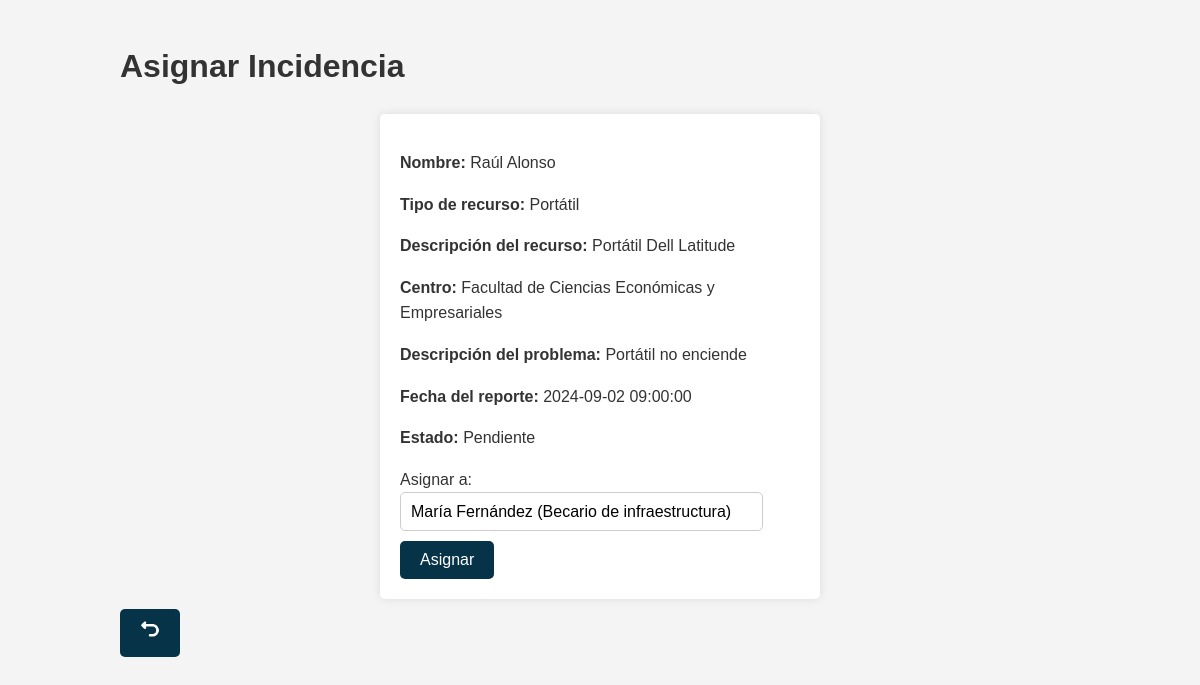
Page /Controllers/Incidencias_Controller.php?action=assign_incidencia&ID_Incidencia=1 (signed in) on the committed database.
### tables this page shows
CREATE TABLE Incidencia (
    ID_Incidencia INT AUTO_INCREMENT PRIMARY KEY,
    ID_Usuario INT NOT NULL,
    ID_Recurso INT NOT NULL,
    Descripcion_Problema TEXT NOT NULL,
    Fecha_Reporte DATETIME NOT NULL,
    Estado ENUM('Pendiente', 'Resuelta') NOT NULL,
    Asignada BOOLEAN NOT NULL DEFAULT FALSE,
    FOREIGN KEY (ID_Usuario) REFERENCES Usuario(ID_Usuario) ON DELETE CASCADE,
    FOREIGN KEY (ID_Recurso) REFERENCES Recurso(ID_Recurso) ON DELETE CASCADE
);

CREATE TABLE Usuario (
    ID_Usuario INT AUTO_INCREMENT PRIMARY KEY,
    DNI VARCHAR(9) NOT NULL UNIQUE,
    Nombre VARCHAR(50) NOT NULL,
    Apellidos VARCHAR(50) NOT NULL,
    NIU VARCHAR(50) NOT NULL UNIQUE,
    Email VARCHAR(100) NOT NULL,
    Rol ENUM('Estudiante', 'Docente', 'Becario de infraestructura', 'Personal de conserjeria', 'Admin') NOT NULL,
    Contrasena VARCHAR(100) NOT NULL
);

CREATE TABLE Recurso (
    ID_Recurso INT AUTO_INCREMENT PRIMARY KEY,
    Tipo VARCHAR(50) NOT NULL,
    Descripcion TEXT NOT NULL,
    Disponibilidad ENUM('Disponible', 'No disponible') NOT NULL,
    ID_Centro INT NOT NULL,
    FOREIGN KEY (ID_Centro) REFERENCES Centro(ID_Centro)
);

CREATE TABLE Centro (
    ID_Centro INT AUTO_INCREMENT PRIMARY KEY,
    Nombre VARCHAR(50) NOT NULL,
    Direccion VARCHAR(100) NOT NULL,
    Telefono VARCHAR(15) NOT NULL,
    Email VARCHAR(100) NOT NULL
);

### models/Incidencias_Model.php (called while the page is built, shortened)
<?php
class Incidencias_Model {
    private $ID_Incidencia;
    public function __construct($ID_Incidencia, $ID_Usuario, $ID_Recurso, $Descripcion_Problema, $Fecha_Reporte, $Estado) {
        $this->ID_Incidencia = $ID_Incidencia;
        include_once 'Access_DB.php';
        $this->mysqli = ConnectDB();
    }
    function getIncidenciaById() {
        $sql = "SELECT
                    Incidencia.ID_Incidencia,
                    Incidencia.Descripcion_Problema,
                    Incidencia.Fecha_Reporte,
                    Incidencia.Estado,
                    Usuario.Nombre AS Nombre_Usuario,
                    Usuario.Apellidos AS Apellidos_Usuario,
                    Recurso.Tipo AS Tipo_Recurso,
                    Recurso.Descripcion AS Descripcion_Recurso,
                    Centro.ID_Centro AS ID_Centro,  -- Aseguramos obtener el ID_Centro aquí
                    Centro.Nombre AS Nombre_Centro,
                    IncAsig.ID_Usuario AS ID_Usuario_Asignado,
                    UsuarioAsignado.Nombre AS Nombre_Usuario_Asignado,
                    UsuarioAsignado.Apellidos AS Apellidos_Usuario_Asignado,
                    IncAsig.Fecha_Asignacion
                FROM
                    Incidencia
                JOIN
                    Usuario ON Incidencia.ID_Usuario = Usuario.ID_Usuario
                JOIN
                    Recurso ON Incidencia.ID_Recurso = Recurso.ID_Recurso
                JOIN
                    Centro ON Recurso.ID_Centro = Centro.ID_Centro
                LEFT JOIN
                    Incidencia_Asignacion IncAsig ON Incidencia.ID_Incidencia = IncAsig.ID_Incidencia
                LEFT JOIN
                    Usuario UsuarioAsignado ON IncAsig.ID_Usuario = UsuarioAsignado.ID_Usuario
                WHERE
                    Incidencia.ID_Incidencia = ?";
        $stmt = $this->mysqli->prepare($sql);
        $stmt->bind_param('i', $this->ID_Incidencia);
        $stmt->execute();
        $result = $stmt->get_result();
        if ($result->num_rows > 0) {
            return $result->fetch_assoc();
        } else {
            return null;
        }
    }
    public function getBecariosYConserjesDelCentro($ID_Centro) {
        $sql = "
                SELECT
                    ID_Centro, Usuario.ID_Usuario, Usuario.Nombre, Usuario.Apellidos, Usuario.Rol
                FROM
                    Usuario
                JOIN
                    Centro_Becario ON Usuario.ID_Usuario = Centro_Becario.ID_Usuario
                WHERE ID_Centro = ?
                UNION
                SELECT
                    ID_Centro, Usuario.ID_Usuario, Usuario.Nombre, Usuario.Apellidos, Usuario.Rol
                FROM
                    Usuario
                JOIN
                    Centro_Conserje ON Usuario.ID_Usuario = Centro_Conserje.ID_Usuario
                WHERE ID_Centro = ?
            ";
        $stmt = $this->mysqli->prepare($sql);
        $stmt->bind_param('ii', $ID_Centro, $ID_Centro);
        $stmt->execute();
        $result = $stmt->get_result();
        return $result->fetch_all(MYSQLI_ASSOC);
    }
}
?>

### models/Access_DB.php (called while the page is built, shortened)
<?php
function ConnectDB() {
    $mysqli = new mysqli("localhost", "root", "", "uvigores");
    return $mysqli;
}
?>

### views/Incidencia_Asignar_View.php (the view, shortened to what this page needs)
<?php
class Incidencia_Asignar_View {
    function __construct($incidencia, $usuarios) {
        $this->incidencia = $incidencia;
        $this->usuarios = $usuarios;
        $this->render();
    }
    function render() {
        include '../Locales/Strings_SPANISH.php';
        ?>
        <!DOCTYPE html>
        <html lang="es">
        <head>
            <link rel="stylesheet" href="../css/styles.css">
        </head>
        <body>
            <div class="container">
                <h1><?php echo $strings['Asignar Incidencia']; ?></h1>
                <form action="Incidencias_Controller.php?action=assign" method="POST">
                    <p><strong><?php echo $strings['Nombre']; ?>:</strong> <?php echo $this->incidencia['Nombre_Usuario'] . ' ' . $this->incidencia['Apellidos_Usuario']; ?></p>
                    <p><strong><?php echo $strings['Tipo de recurso']; ?>:</strong> <?php echo $this->incidencia['Tipo_Recurso']; ?></p>
                    <p><strong><?php echo $strings['Descripción del recurso']; ?>:</strong> <?php echo $this->incidencia['Descripcion_Recurso']; ?></p>
                    <p><strong><?php echo $strings['Centro']; ?>:</strong> <?php echo $this->incidencia['Nombre_Centro']; ?></p>
                    <p><strong><?php echo $strings['Descripción del problema']; ?>:</strong> <?php echo $this->incidencia['Descripcion_Problema']; ?></p>
                    <p><strong><?php echo $strings['Fecha del reporte']; ?>:</strong> <?php echo $this->incidencia['Fecha_Reporte']; ?></p>
                    <p><strong><?php echo $strings['Estado']; ?>:</strong> <?php echo $this->incidencia['Estado']; ?></p>
                    <label for="ID_Usuario"><?php echo $strings['Asignar a']; ?>:</label>
                    <select name="ID_Usuario" id="Rol" required>
                        <?php foreach ($this->usuarios as $usuario) : ?>
                            <option value="<?php echo $usuario['ID_Usuario']; ?>">
                                <?php echo $usuario['Nombre'] . ' ' . $usuario['Apellidos'] . ' (' . $usuario['Rol'] . ')'; ?>
                            </option>
                        <?php endforeach; ?>
                    </select>
                    <input type="submit" class="button" value="<?php echo $strings['Asignar']; ?>">
                </form>
                <a class="button" href="Incidencias_Controller.php?action=list_all_incidencias" title="<?php echo $strings['Volver']; ?>">
                    <img src="../views/img/turn-back.png" alt="<?php echo $strings['Volver']; ?>" style="width: 20px; height: 20px;">
                </a>
            </div>
        </body>
        </html>
        <?php
    }
}
?>

### css/styles.css (style rules this page uses)
body { font-family: 'Arial', sans-serif; background-color: #f4f4f4; color: #333; margin: 0; padding: 0; line-height: 1.6; }
.container { width: 80%; margin: 0 auto; padding: 20px; }
a { color: #0056b3; text-decoration: none; font-weight: bold; }
button, .button { background-color: #073349; color: white; padding: 10px 20px; border: none; cursor: pointer; text-align: center; border-radius: 5px; font-size: 16px; margin: 5px 0; display: inline-block; }
form { background: #fff; padding: 20px; border-radius: 5px; box-shadow: 0 0 10px rgba(0, 0, 0, 0.1); max-width: 400px; margin: 0 auto; }
#Rol { background-color: #fff; cursor: pointer; appearance: none; -webkit-appearance: none; -moz-appearance: none; padding: 10px; padding-right: 30px; border: 1px solid #ccc; border-radius: 5px; font-size: 16px; background-repeat: no-repeat; background-position: right 10px center; transition: background-color 0.3s ease, border-color 0.3s ease; }
.button { display: inline-block; padding: 10px 20px; margin: 10px 5px 0 0; background-color: #073349; color: white; text-align: center; text-decoration: none; border-radius: 5px; transition: background-color 0.3s ease; }

### rows in the picture
incidencia: ID_Usuario.Nombre "Raúl", ID_Usuario.Apellidos "Alonso", ID_Recurso.Tipo "Portátil", ID_Recurso.Descripcion "Portátil Dell Latitude", centro.Nombre "Facultad de Ciencias Económicas y Empresariales", Descripcion_Problema "Portátil no enciende", Fecha_Reporte "2024-09-02 09:00:00", Estado "Pendiente"

### other values in the picture
$strings['Asignar Incidencia'] "Asignar Incidencia"
$strings['Nombre'] "Nombre"
$strings['Tipo de recurso'] "Tipo de recurso"
$strings['Descripción del recurso'] "Descripción del recurso"
$strings['Centro'] "Centro"
$strings['Descripción del problema'] "Descripción del problema"
$strings['Fecha del reporte'] "Fecha del reporte"
$strings['Estado'] "Estado"
$strings['Asignar a'] "Asignar a"
form field ID_Usuario "María Fernández (Becario de infraestructura)"
